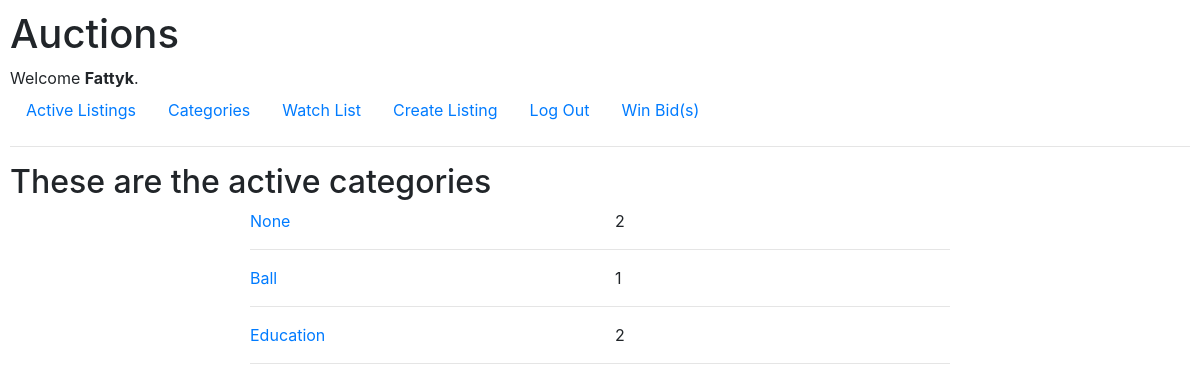
The app's page /categories (signed in) with its own data.
### auctions/models.py (models this page shows, shortened)
class User(AbstractUser):
    pass

class Category(models.Model):
    category = models.CharField(max_length=20, unique=True)

### auctions/views.py (the view)
# urls.py: path("categories", views.categories, name="categories"),
def categories(request):
    categories = {item.category for item in Listing.objects.all()}
    categories = [(item, len(Listing.objects.filter(category = item))) for item in categories]
    pick = "These are the active categories" if (categories) else ""
    return render(request, "auctions/categories.html", {
        "categories": categories,
        "pick":pick
    })

### auctions/templates/auctions/categories.html (shortened to what this page needs)
{% extends "auctions/layout.html" %}
{% load static %}
{% block body %}
        <h2>{{pick}}</h2>
        <section class="main">
            {% for category, length in categories %}
                <div class="row">
                    <div class="col-sm"><a href="{% url 'category' category.category %}">{{category.category}}</a></div>
                    <div class="col-sm">{{length}}</div>
                </div>
                <hr>
            {% empty %}
                No Active Categories
            {% endfor %}
        </section>
{% endblock %}

### auctions/templates/auctions/layout.html (shortened to what this page needs)
{% load static %}
<!DOCTYPE html>
<html lang="en">
    <head>
        <link rel="stylesheet" href="https://stackpath.bootstrapcdn.com/bootstrap/4.4.1/css/bootstrap.min.css">
        <link href="{% static 'auctions/styles.css' %}" rel="stylesheet">
    </head>
    <body>
        <h1>Auctions</h1>
        <div>
            {% if user.is_authenticated %}
                Welcome <strong>{{ user.username }}</strong>.
            {% else %}
                Not signed in.
            {% endif %}
        </div>
        <ul class="nav">
            <li class="nav-item">
                <a class="nav-link" href="{% url 'index' %}">Active Listings</a>
            </li>
            <li class="nav-item">
                <a class="nav-link" href="{% url 'categories' %}">Categories</a>
            </li>
            {% if user.is_authenticated %}
                <li class="nav-item">
                    <a class="nav-link" href="{% url 'watch' %}">Watch List</a>
                </li>
                <li class="nav-item">
                    <a class="nav-link" href="{% url 'createList' %}">Create Listing</a>
                </li>
                <li class="nav-item">
                    <a class="nav-link" href="{% url 'logout' %}">Log Out</a>
                </li>
                <li class="nav-item">
                    <a class="nav-link" href="{% url 'won' %}">Win Bid(s)</a>
                </li>
            {% endif %}
        </ul>
        <hr>
        {% block body %}
        {% endblock %}
    </body>
</html>

### auctions/static/auctions/styles.css (style rules this page uses)
body { padding: 10px; }

### auctions/templates/auctions/categories.html (style rules this page uses)
.main { max-width: 700px; margin: 0px auto; }

### records on screen
User: username "Fattyk"
Category: category "None", length "2"
Category: category "Ball", length "1"
Category: category "Education", length "2"

### other values on screen
{{ pick }} "These are the active categories"
